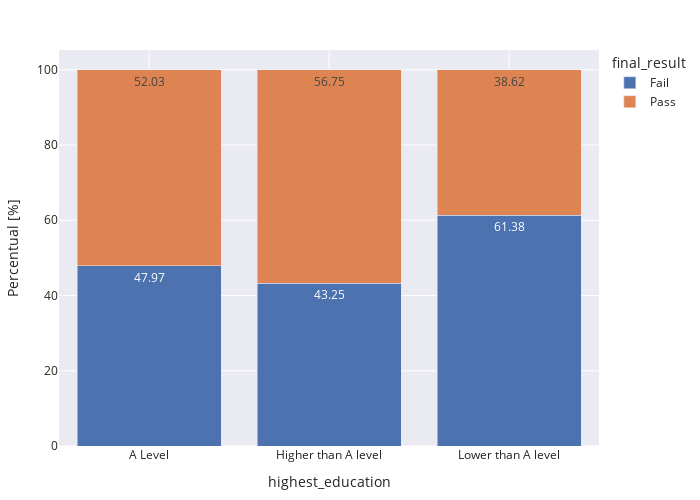

Notebook code cell kept with this figure:
### Code cell
count_plot(90,0,student_info,"highest_education")
stacked_plot(student_info, 'highest_education', 'final_result', 'id_student')

### Figure 1 — Plotly figure (JSON) as saved in the notebook; plotly's stock layout.template omitted (floating-point values rounded to 4 significant figures)
{"data": [{"alignmentgroup": "True", "hovertemplate": "final_result=Fail<br>highest_education=%{x}<br>Percentual=%{text}<extra></extra>", "legendgroup": "Fail", "marker": {"color": "rgb(76,114,176)", "pattern": {"shape": ""}}, "name": "Fail", "offsetgroup": "Fail", "orientation": "v", "showlegend": true, "text": [47.97, 43.25, 61.38], "textposition": "auto", "type": "bar", "x": ["A Level", "Higher than A level", "Lower than A level"], "xaxis": "x", "y": [47.97, 43.25, 61.38], "yaxis": "y"}, {"alignmentgroup": "True", "hovertemplate": "final_result=Pass<br>highest_education=%{x}<br>Percentual=%{text}<extra></extra>", "legendgroup": "Pass", "marker": {"color": "rgb(221,132,82)", "pattern": {"shape": ""}}, "name": "Pass", "offsetgroup": "Pass", "orientation": "v", "showlegend": true, "text": [52.03, 56.75, 38.62], "textposition": "auto", "type": "bar", "x": ["A Level", "Higher than A level", "Lower than A level"], "xaxis": "x", "y": [52.03, 56.75, 38.62], "yaxis": "y"}], "layout": {"barmode": "stack", "height": 500, "legend": {"title": {"text": "final_result"}, "tracegroupgap": 0}, "margin": {"b": 20, "l": 20, "r": 50, "t": 50}, "uniformtext": {"minsize": 9, "mode": "hide"}, "width": 700, "xaxis": {"anchor": "y", "domain": [0, 1], "title": {"text": "highest_education"}}, "yaxis": {"anchor": "x", "domain": [0, 1], "title": {"text": "Percentual [%]"}}}}
